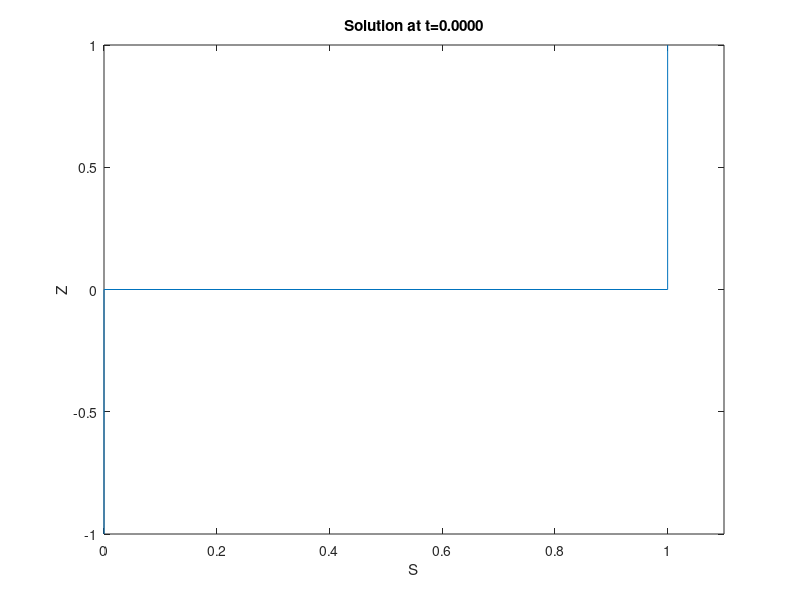

Source code (MATLAB): (Note: this script raises an error after producing the figure.)
ul=0.0
ur=1.0
figure(3)
plot([ul,ul,ur,ur],[-1.0 0.0 0.0 1.0])
hold on
xlabel('S')
ylabel('Z')
%axis([-1.0, 1.0,ur , ul + (ul - ur)/10.0])
axis([ul , ur + (ur - ul)/10.0,-1.0, 1.0])
ttl = sprintf('Solution at t=%3.4f',0.0)
title(ttl);
file= sprintf('u%03i.jpg',i)
print('-djpeg',file)
for i=0:20
    t = i*0.008
    hold off
    [xi u]=osherSolBLSimpG(ul,ur,-1.0/t,1.0/t)
    figure(3)
    plot(u,xi*t)
    hold on
    xlabel('S')
    ylabel('Z')
    %axis([-1.0, 1.0,ur , ul + (ul - ur)/10.0])
    axis([ul , ur + (ur - ul)/10.0,-1.0, 1.0])
    ttl = sprintf('Solution at t=%3.4f',t)
    title(ttl);
    file= sprintf('u%03i.jpg',i)
    print('-djpeg',file)
end
